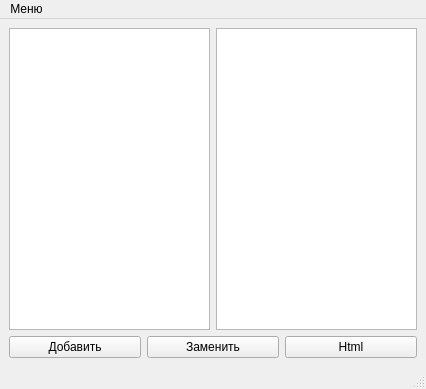
<?xml version="1.0" encoding="UTF-8"?>
<ui version="4.0">
 <class>MainWindow</class>
 <widget class="QMainWindow" name="MainWindow">
  <property name="geometry">
   <rect>
    <x>0</x>
    <y>0</y>
    <width>426</width>
    <height>389</height>
   </rect>
  </property>
  <property name="windowTitle">
   <string>Qt - задание 3</string>
  </property>
  <widget class="QWidget" name="centralwidget">
   <layout class="QGridLayout" name="gridLayout">
    <item row="0" column="0">
     <widget class="QPlainTextEdit" name="plainTextEditLeft"/>
    </item>
    <item row="0" column="1">
     <widget class="QPlainTextEdit" name="plainTextEditRight">
      <property name="documentTitle">
       <string/>
      </property>
      <property name="readOnly">
       <bool>true</bool>
      </property>
      <property name="placeholderText">
       <string/>
      </property>
     </widget>
    </item>
    <item row="1" column="0" colspan="2">
     <layout class="QHBoxLayout" name="horizontalLayout">
      <item>
       <widget class="QPushButton" name="pushButtonAdd">
        <property name="text">
         <string>Добавить</string>
        </property>
       </widget>
      </item>
      <item>
       <widget class="QPushButton" name="pushButtonReplace">
        <property name="text">
         <string>Заменить</string>
        </property>
       </widget>
      </item>
      <item>
       <widget class="QPushButton" name="pushButtonHtml">
        <property name="text">
         <string>Html</string>
        </property>
       </widget>
      </item>
     </layout>
    </item>
   </layout>
  </widget>
  <widget class="QMenuBar" name="menubar">
   <property name="geometry">
    <rect>
     <x>0</x>
     <y>0</y>
     <width>426</width>
     <height>22</height>
    </rect>
   </property>
   <widget class="QMenu" name="menu">
    <property name="title">
     <string>Меню</string>
    </property>
    <addaction name="actionExit"/>
   </widget>
   <addaction name="menu"/>
  </widget>
  <widget class="QStatusBar" name="statusbar"/>
  <action name="actionExit">
   <property name="text">
    <string>Выход</string>
   </property>
   <property name="shortcut">
    <string>Ctrl+Q</string>
   </property>
  </action>
 </widget>
 <resources/>
 <connections>
  <connection>
   <sender>actionExit</sender>
   <signal>triggered()</signal>
   <receiver>MainWindow</receiver>
   <slot>close()</slot>
   <hints>
    <hint type="sourcelabel">
     <x>-1</x>
     <y>-1</y>
    </hint>
    <hint type="destinationlabel">
     <x>231</x>
     <y>165</y>
    </hint>
   </hints>
  </connection>
 </connections>
</ui>
